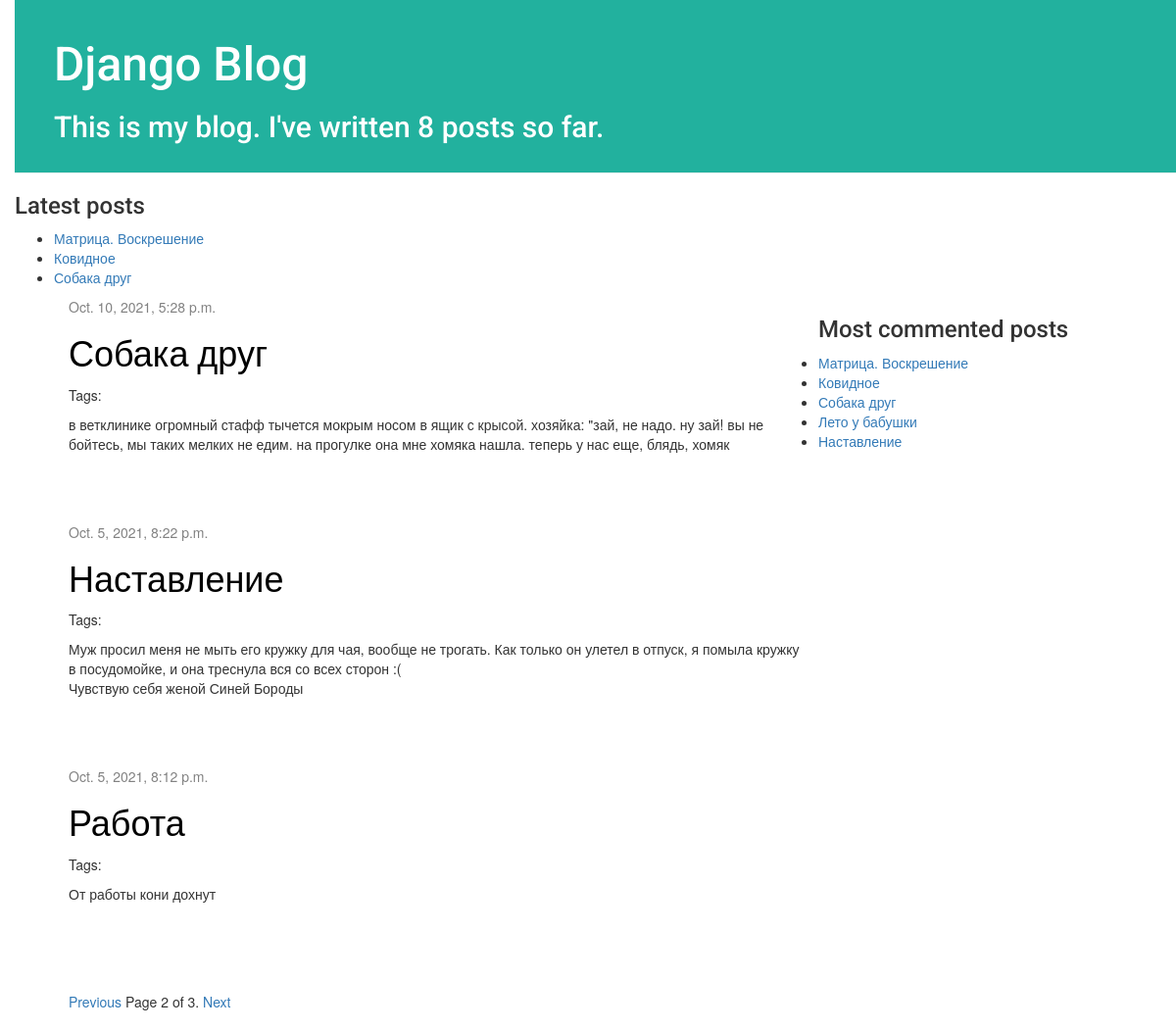
Screenshot of /?page=2 with the database file from the repository.
### blog/models.py (models this page shows, shortened)
class Post(models.Model):
    author = models.ForeignKey(settings.AUTH_USER_MODEL, on_delete=models.CASCADE)
    slug = models.SlugField(max_length=250, unique_for_date='published_date')
    title = models.CharField(max_length=200)
    text = models.TextField()
    created_date = models.DateTimeField(default=timezone.now)
    published_date = models.DateTimeField(blank=True, null=True)
    tags = TaggableManager()
    def get_absolute_url(self):
        return reverse('blog:post_detail',
                        args=[self.slug])

### blog/views.py (the view)
# urls.py: path('', views.post_list, name='post_list'),
def post_list(request, tag_slug=None):
    object_list = Post.objects.filter(published_date__lte=timezone.now()).order_by('created_date')
    tag = None
    if tag_slug:
        tag = get_object_or_404(Tag, slug=tag_slug)
        object_list = object_list.filter(tags__in=[tag])
    paginator = Paginator(object_list, 3)  # 3 posts in each page
    page = request.GET.get('page')
    try:
        posts = paginator.page(page)
    except PageNotAnInteger:
        posts = paginator.page(1)
    except EmptyPage:
        posts = paginator.page(paginator.num_pages)
    return render(request,
                  'blog/post_list.html',
                  {'page': page,
                   'posts': posts,
                   'tag': tag})

### blog/templatetags/blog_tags.py (called while the page is built)
@register.simple_tag
def total_posts():
    return Post.objects.filter(published_date__lte=timezone.now()).count()

@register.inclusion_tag('blog/latest_posts.html')
def show_latest_posts(count=5):
    latest_posts = Post.objects.filter(published_date__lte=timezone.now())[:count]
    return {'latest_posts': latest_posts}

@register.simple_tag
def get_most_commented_posts(count=5):
    return Post.objects.annotate(total_comments=Count('comments'))[:count]

### blog/templates/blog/post_list.html (shortened to what this page needs)
{% extends 'blog/base.html' %}
{% block content %}
    {% for post in posts %}
        <div class="post">
            <div class="date">
                {{ post.published_date }}
            </div>
            <h1><a href="{{ post.get_absolute_url }}">{{ post.title }}</a></h1>
            <p class="tags">
                Tags:
            </p>
            <p>{{ post.text|linebreaksbr }}</p>
        </div>
    {% endfor %}
    {% include "blog/pagination.html" with page=posts %}
{% endblock %}

### blog/templates/blog/base.html (shortened to what this page needs)
{% load blog_tags %}
{% load static %}
<html>
    <head>
        <link rel="stylesheet" href="//maxcdn.bootstrapcdn.com/bootstrap/3.2.0/css/bootstrap.min.css">
    <link rel="stylesheet" href="//maxcdn.bootstrapcdn.com/bootstrap/3.2.0/css/bootstrap-theme.min.css">
    <link rel="stylesheet" href="{% static 'css/blog.css' %}">
    </head>
    <body>
    <div class="page-header">
        <h1><a href="/">Django Blog</a></h1>
        <h2>This is my blog. I've written {% total_posts %} posts so far.</h2>
    </div>
            <h3>Latest posts</h3>
            {% show_latest_posts 3 %}
    <div class="content container">
        <div class="row">
            <div class="col-md-8">
            {% block content %}
            {% endblock %}
            </div>
            <h3>Most commented posts</h3>
{% get_most_commented_posts as most_commented_posts %}
<ul>
    {% for post in most_commented_posts %}
        <li>
            <a href="{{ post.get_absolute_url }}">{{ post.title }}</a>
        </li>
    {% endfor %}
</ul>
        </div>
    </div>
</body>
</html>

### blog/templates/blog/latest_posts.html
<ul>
    {% for post in latest_posts %}
        <li>
            <a href="{{ post.get_absolute_url }}">{{ post.title }}</a>
        </li>
    {% endfor %}
</ul>

### blog/static/css/blog.css (style rules this page uses)
h1 a { color: #303F9F; font-family: 'Roboto', sans-serif; }
h2 { color: rgb(255, 255, 255); font-family: 'Roboto', sans-serif; }
body { padding-left: 15px; }
.page-header { background-color: rgb(34, 177, 158); margin-top: 0; padding: 20px 20px 20px 40px; }
.page-header h1, .page-header h1 a, .page-header h1 a:visited, .page-header h1 a:active { color: #ffffff; font-size: 36pt; text-decoration: none; }
.content { margin-left: 40px; }
h1, h2, h3, h4 { font-family: 'Roboto', sans-serif; }
.date { color: #828282; }
.post { margin-bottom: 70px; }
.post h1 a, .post h1 a:visited { color: #000000; }

### rows the page displays
Post: title "Матрица. Воскрешение"
Post: title "Ковидное"
Post: title "Собака друг", published_date "Oct. 10, 2021, 5:28 p.m.", text "в ветклинике огромный стафф тычется мокрым носом в ящик с крысой. хозяйка: \"зай, не надо. ну зай! вы не бойтесь, мы таких мелких не едим. на прогулке она мне хомяка нашла. теперь у нас еще, блядь, хомяк"
Post: published_date "Oct. 5, 2021, 8:22 p.m.", title "Наставление", text "Муж просил меня не мыть его кружку для чая, вообще не трогать. Как только он улетел в отпуск, я помыла кружку в посудомойке, и она треснула вся со всех сторон :( Чувствую себя женой Синей Бороды"
Post: published_date "Oct. 5, 2021, 8:12 p.m.", title "Работа", text "От работы кони дохнут"
Post: title "Лето у бабушки"

### other values shown
{{ page.number }} "2"
{{ page.paginator.num_pages }} "3"
